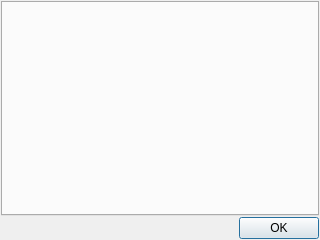
<?xml version="1.0" encoding="UTF-8"?>
<ui version="4.0">
 <class>PreferencesDialog</class>
 <widget class="QDialog" name="PreferencesDialog">
  <property name="geometry">
   <rect>
    <x>0</x>
    <y>0</y>
    <width>320</width>
    <height>240</height>
   </rect>
  </property>
  <property name="windowTitle">
   <string>Preferences</string>
  </property>
  <layout class="QVBoxLayout">
   <property name="spacing">
    <number>1</number>
   </property>
   <property name="margin">
    <number>1</number>
   </property>
   <item>
    <widget class="QTabWidget" name="Categories"/>
   </item>
   <item>
    <widget class="QDialogButtonBox" name="dialogButtons">
     <property name="standardButtons">
      <set>QDialogButtonBox::Ok</set>
     </property>
    </widget>
   </item>
  </layout>
 </widget>
 <resources/>
 <connections>
  <connection>
   <sender>dialogButtons</sender>
   <signal>accepted()</signal>
   <receiver>PreferencesDialog</receiver>
   <slot>accept()</slot>
  </connection>
 </connections>
</ui>
